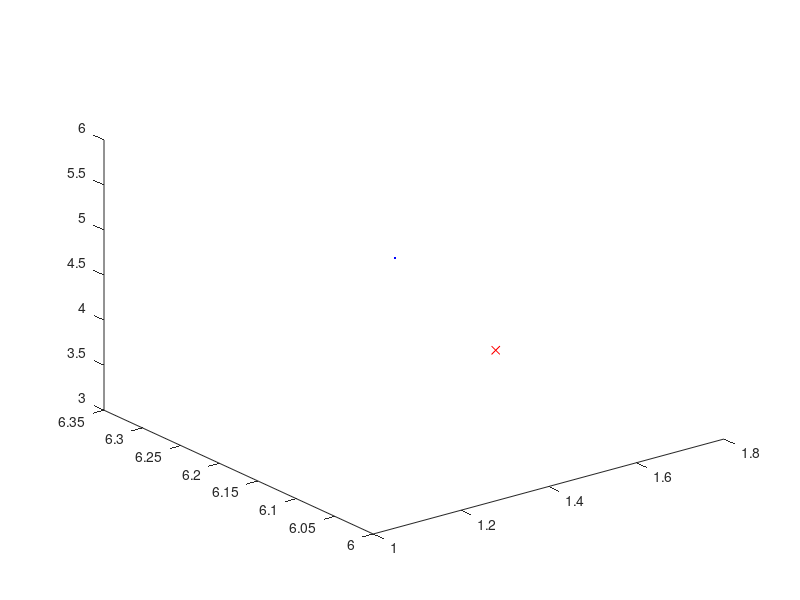

Recreate this plot in MATLAB. (Note: this script raises an error after producing the figure.)
clear all;close all;clc;
load data.mat;
%% Set model parameters
% A simple movement in 3-d space
m = [0, 0, 0, 2, 2, 12, ...
    0, 0, 0, 0, 0, 0, ...
    0, 0, 0, 0, 1, 1]';
% [O_1, O_2, O_3, Odot_1, Odot_2, Odot_3, 
% euler_1, euler_2, euler_3, eulerdot_1, eulerdot_2, eulerdot_3,
% p_1, p_2, p_3, v_1, v_2, v_3]
deltat = 0.5;
n = length(m);
P = 1*eye(n);
phi_s = 1;
C = [eye(3)*deltat^3/3, eye(3)*deltat^2/2; eye(3)*deltat^2/2, eye(3)*deltat]*phi_s;
Qpi = [C, zeros(size(C)); zeros(size(C)), C];
sigma_p = 0.1;
Qcat = eye(6)*sigma_p^2;
Q = zeros(n);
Q(1:12,1:12) = Qpi;
Q(13:18,13:18) = Qcat;
sigma_m = 2;
R = eye(14)*sigma_m^2;
%% Set filter parameters
alpha = 0.01;
beta = 2;
kappa = 0;
lamda = alpha^2*(n+kappa)-n;
c = alpha^2*(n+kappa);
W_m = zeros(2*n+1,1);
W_c = zeros(2*n+1,1);
W_m(1) = lamda/(n+lamda);
W_c(1) = lamda/(n+lamda)+(1-alpha^2+beta);
for i = 1:2*n
   W_m(i+1) = 1/(2*(n+lamda));
   W_c(i+1) = 1/(2*(n+lamda));
end
W = (eye(2*n+1)-repmat(W_m,1,2*n+1))*diag(W_c)*(eye(2*n+1)-repmat(W_m,1,2*n+1))';
%% Interation
figure;
for t = 1:size(data,2)
%% Fake input
    y = obdata(:,t);    
    plot3(y(7),y(8),y(9),'rx');
    hold on;
%% Plot ground truth
    gr = data(:,t);
    plot3(gr(7),gr(8),gr(9),'b.');
    hold on;
%% Prediction
    X = repmat(m,1,2*n+1)+sqrt(c)*[zeros(size(m)),chol(P),-chol(P)];
    Xhat = zeros(size(X));
    for i = 1:2*n+1
        Xhat(:,i) = f_s(X(:,i),deltat);
    end
    mminus = Xhat*W_m;
    Pminus = Xhat*W*Xhat' + Q;
%% Update
    %Xminus = repmat(mminus,1,2*n+1)+sqrt(c)*[zeros(size(m)),chol(Pminus),-chol(Pminus)];
    Yminus = zeros(14,2*n+1);
    for i = 1:2*n+1
        Yminus(:,i) = h_s(Xhat(:,i));
    end
    mu = Yminus*W_m;
    S = Yminus*W*Yminus' + R;
    C = Xhat*W*Yminus';
    %C = Xminus*W*Yminus';
    K = C/S;
    m = mminus + K*(y-mu);
    P = Pminus - K*S*K';
    %[V,D] = eig(P);
    %eps = 0.01;
    %d = diag(D);
    %d(d<=0) = eps;
    %P = V*diag(d)*V';
    plot3(m(13),m(14),m(15),'go');
    hold on;
end






